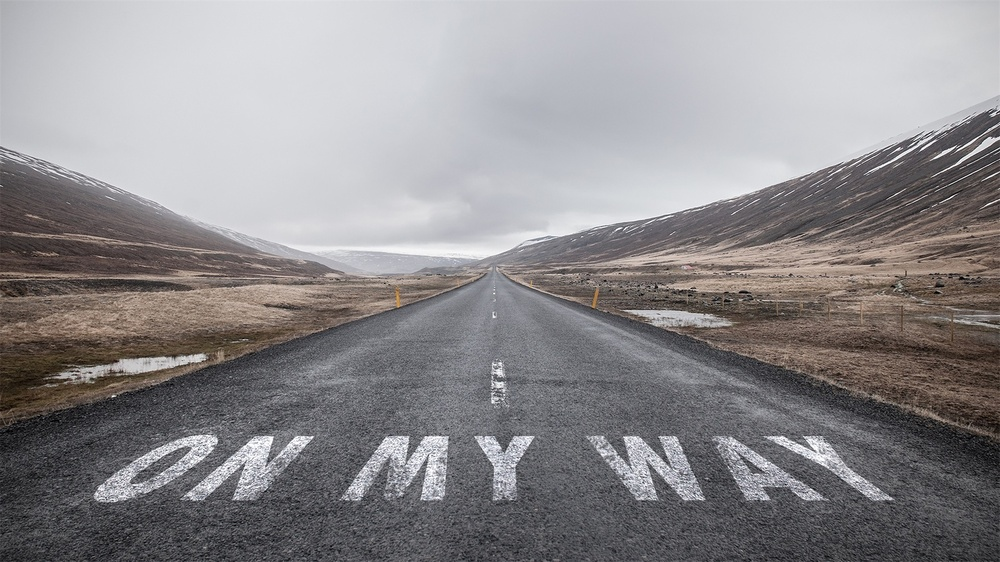
#> input picture Images/Image_02.jpg, 1000 x 562 px, shrunk from 1920 x 1080 before the run
$ python ex02.py
#> lines starting #> are read from the running program, lines starting #| are printed output that depends on the picture
# ex02.py
import cv2

image1 = cv2.imread('Images/Image_02.jpg')  # 读入图片
#> image1 is the input picture: shape (562, 1000, 3); mean B, G, R 141.3, 139.2, 141.8
image2 = cv2.imread('Images/Image_03.jpg')  # 读入图片
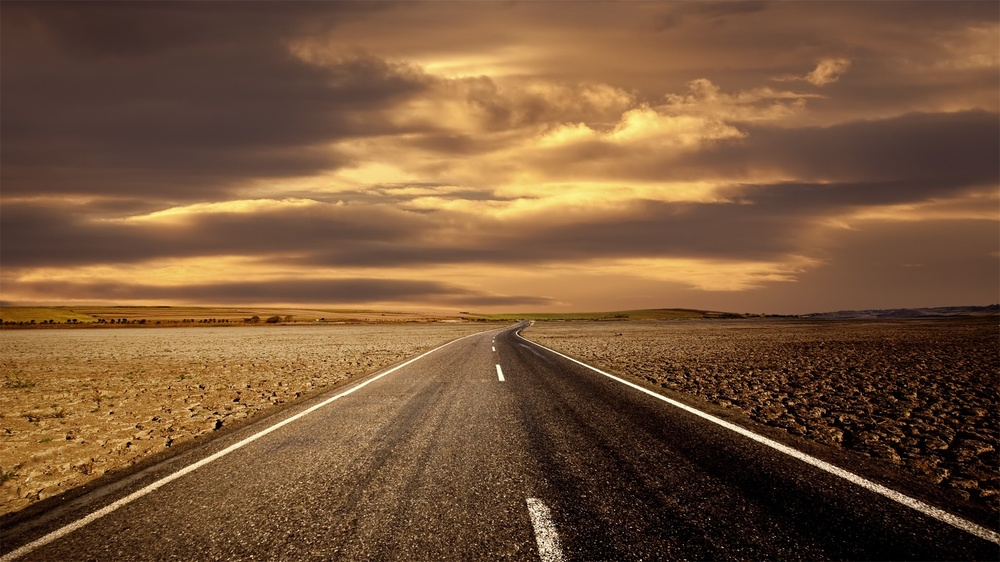
#> input picture Images/image_03.jpg, 1000 x 562 px, shrunk from 1920 x 1080 before the run, found by its file name
#> image2 is the input picture: shape (562, 1000, 3); mean B, G, R 56.7, 85.6, 119.2
grey1 = cv2.cvtColor(image1, cv2.COLOR_RGB2GRAY)  # 转化为灰度图
grey2 = cv2.cvtColor(image2, cv2.COLOR_RGB2GRAY)  # 转化为灰度图
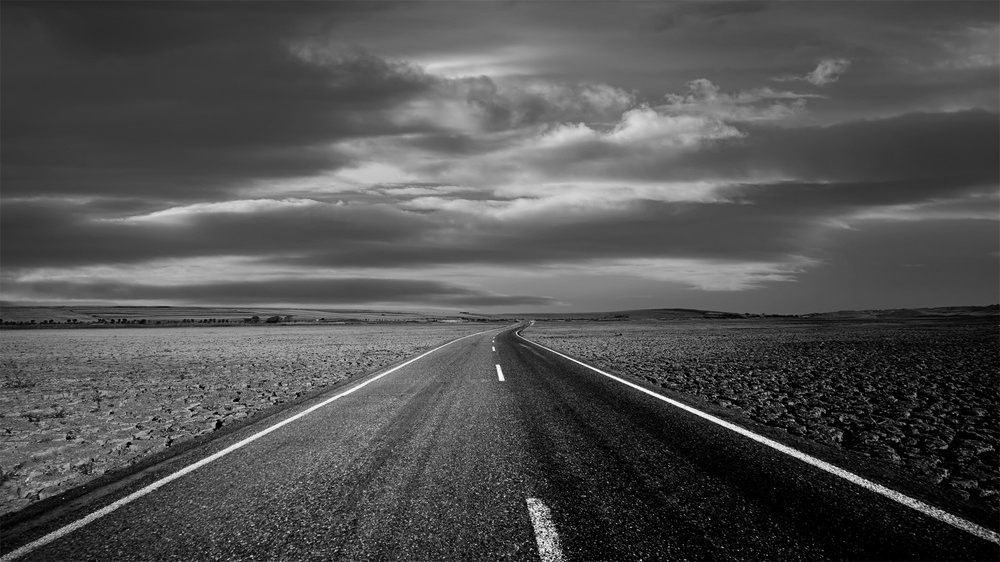
#> grey2: shape (562, 1000); min 0, max 250, mean 80.8

cv2.imshow("Image1", image1)  # 图片显示
cv2.imshow("Image2", image2)  # 图片显示

image_add = cv2.add(image1, image2)  # 两个图片相加
grey_add = cv2.add(grey1, grey2)  # 两个灰度图相加
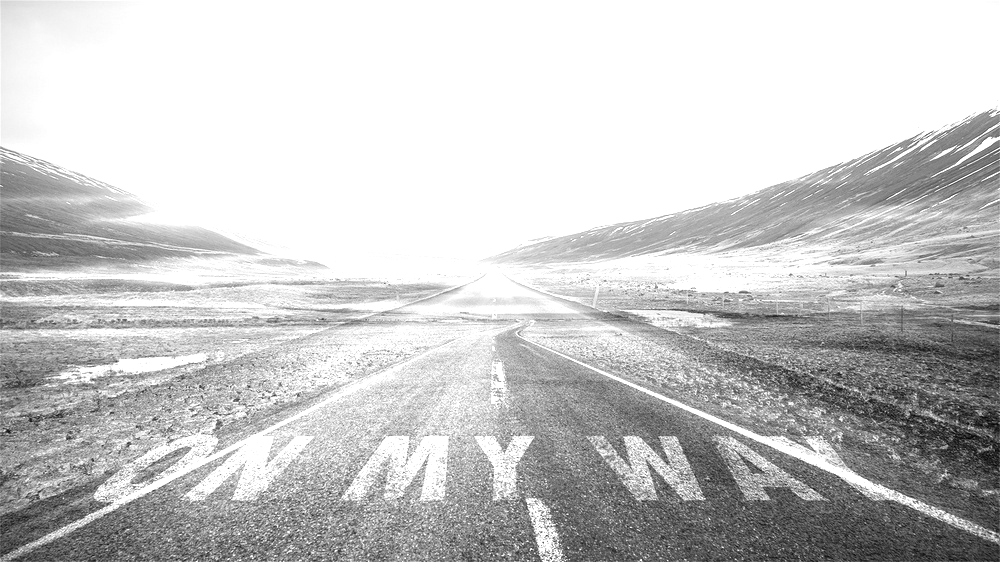
#> grey_add: shape (562, 1000); min 1, max 255, mean 200.4
image_sub = cv2.subtract(image1, image2)  # 两个图片相减
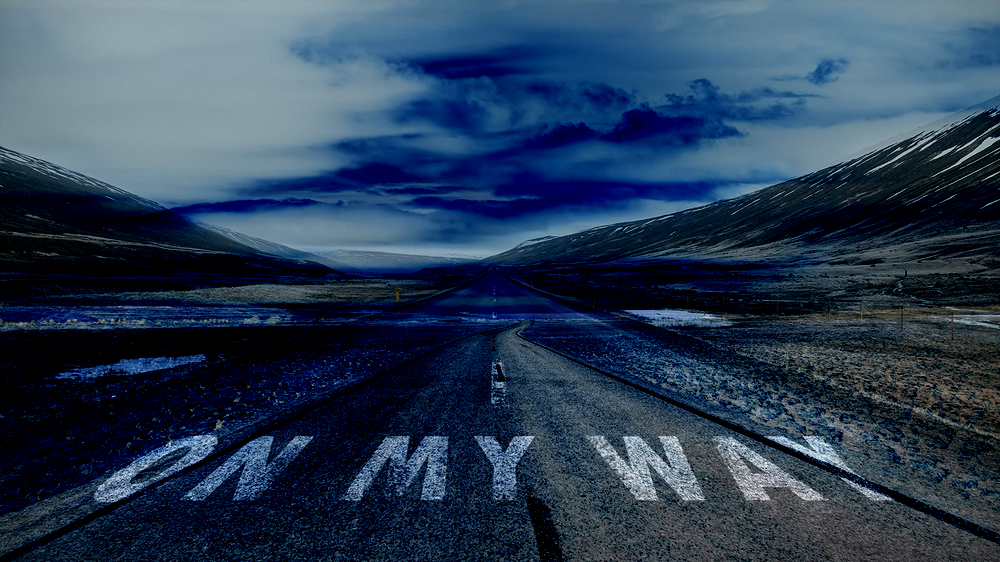
#> image_sub: shape (562, 1000, 3); mean B, G, R 86.5, 62.2, 42.1
grey_sub = cv2.subtract(grey1, grey2)  # 两个灰度图相减
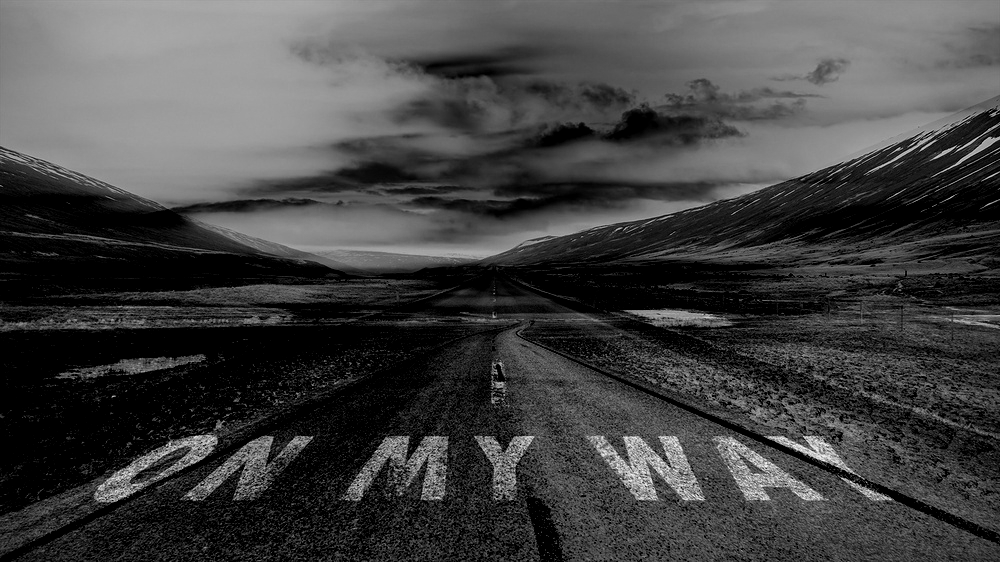
#> grey_sub: shape (562, 1000); min 0, max 254, mean 65.9
image_addnum = cv2.add(image1, (50, 50, 50, 50))  # 加数字
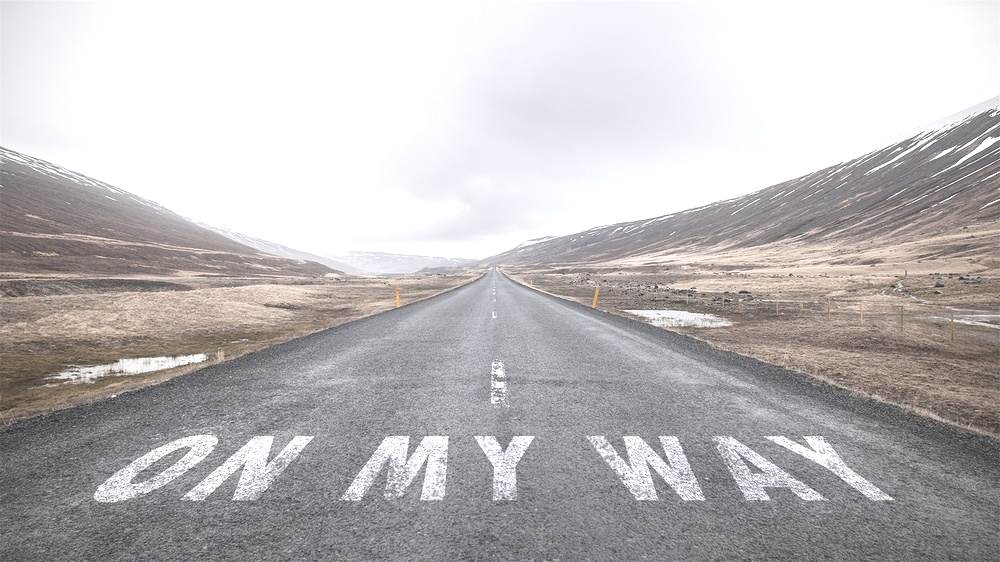
#> image_addnum: shape (562, 1000, 3); mean B, G, R 187.9, 186.9, 189.7
image_subnum = cv2.subtract(image1, (50, 50, 50, 50))  # 减数字
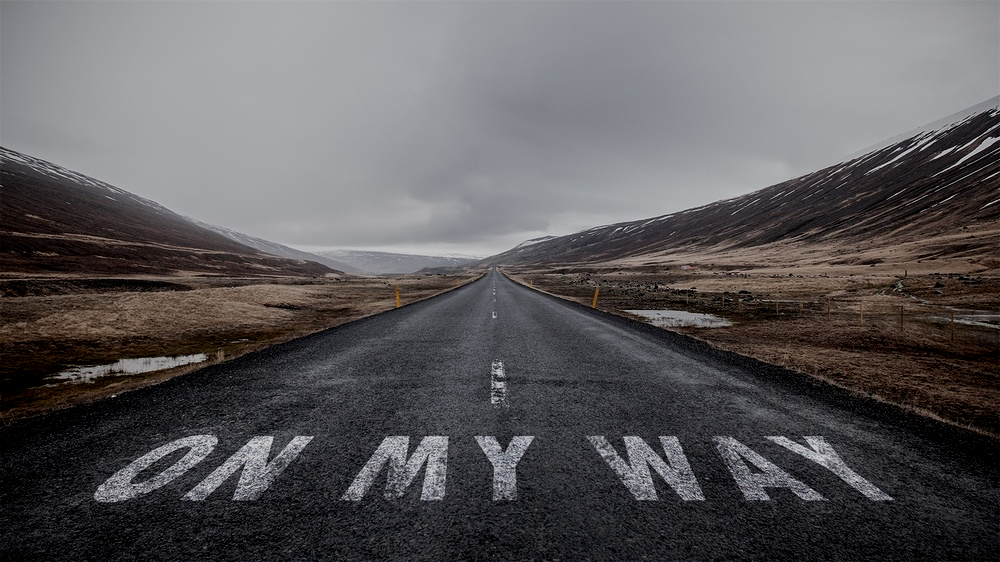
#> image_subnum: shape (562, 1000, 3); mean B, G, R 91.9, 89.8, 92.2

cv2.imshow("AddResult", image_add)  # 图片显示
cv2.imshow("SubResult", image_sub)  # 图片显示
cv2.imshow("AddGreyResult", grey_add)  # 图片显示
cv2.imshow("SubGreyResult", grey_sub)  # 图片显示
cv2.imshow("AddNumResult", image_addnum)  # 图片显示
cv2.imshow("SubNumResult", image_subnum)  # 图片显示

cv2.waitKey(0)
cv2.imwrite('result_02_grey_01.jpg', grey1)    # 保存灰度图
cv2.imwrite('result_02_grey_02.jpg', grey2)    # 保存灰度图
cv2.imwrite('result_02_add.jpg', image_add)    # 保存当前相加处理过后的文件
cv2.imwrite('result_02_sub.jpg', image_sub)    # 保存当前相减处理过后的文件
cv2.imwrite('result_02_greyadd.jpg', grey_add)    # 保存当前灰度图相加处理过后的文件
cv2.imwrite('result_02_greysub.jpg', grey_sub)    # 保存当前灰度图相减处理过后的文件
cv2.imwrite('result_02_addnum.jpg', image_addnum)    # 保存当前加数字处理过后的文件
cv2.imwrite('result_02_subnum.jpg', image_subnum)    # 保存当前减数字处理过后的文件
